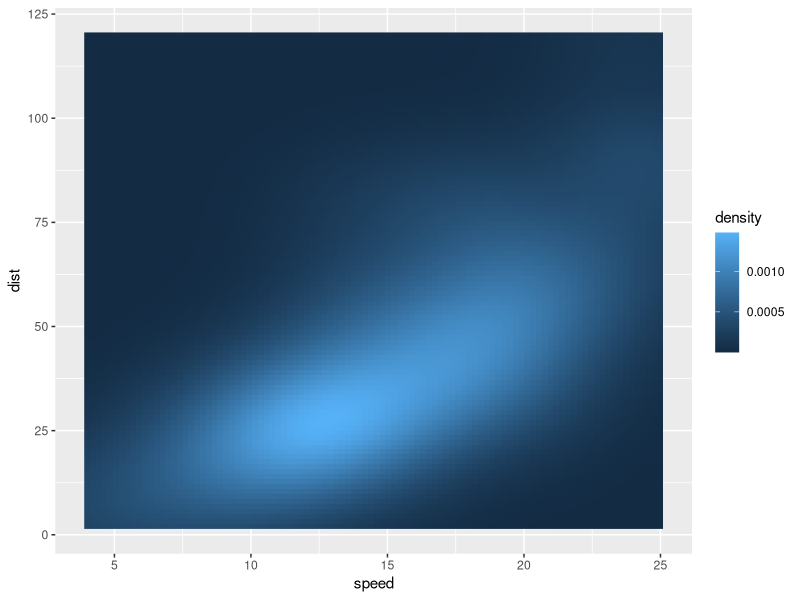
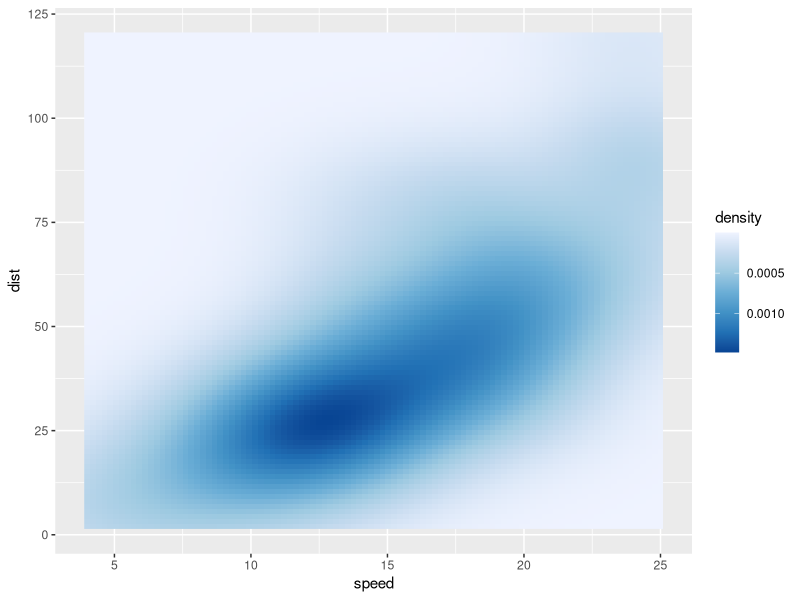

Here is the R script that generated these plots, in order:
## STEP 1: RASTER WITH DEFAULT COLORS
library(ggplot2)
ggplot(data = cars, aes(x = speed, y = dist)) + 
  stat_density_2d(aes(fill = ..density..),
                  geom = 'raster', contour = F)
## STEP 2: PICK ANOTHER SET OF COLORS
ggplot(data = cars, aes(x = speed, y = dist)) + 
  stat_density_2d(aes(fill = ..density..),
                  geom = 'raster', contour = F) +
  scale_fill_distiller(trans = 'reverse')